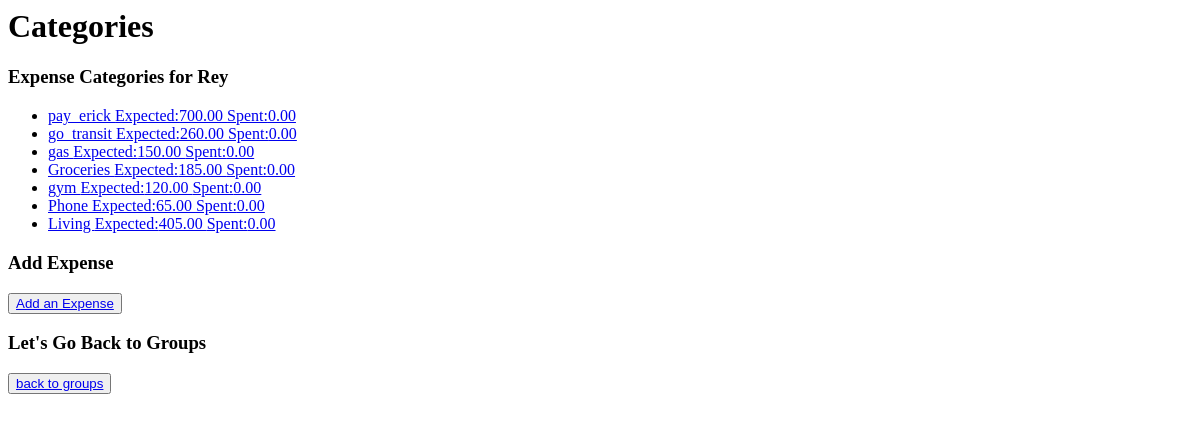
Before: /categories/1/ with the older database file.
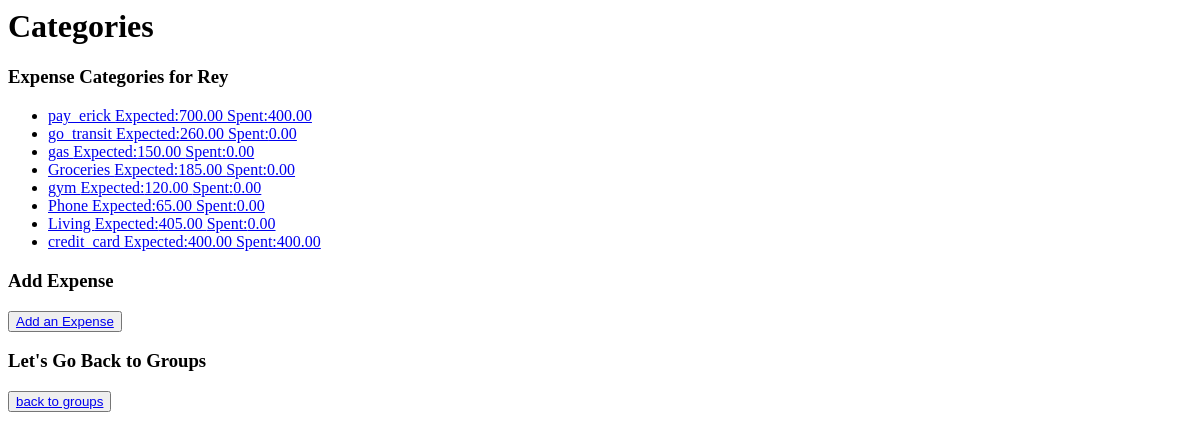
After: the same page with the newer database file.
### categories/models.py (models this page shows, shortened)
class Category(models.Model):
    category_person = models.ForeignKey(People, on_delete=models.CASCADE)
    category_name = models.CharField(max_length=200,unique=True)
    category_expected = models.DecimalField(max_digits=8,decimal_places=2)
    category_spent = models.DecimalField(max_digits=8,decimal_places=2,default=0)
    category_date = models.DateField(default=datetime.datetime.now)

### categories/views.py (the view)
# urls.py: path("<int:person_id>/",views.index, name='person_category_index'),
def index(request,person_id):
    person = get_object_or_404(People, id=person_id)
    if len(person.category_set.all())>=1:
        categories= get_list_or_404(Category,category_person=person)
    else:
        categories = []
    context = {
        'person':person,
        'categories':categories
    }
    return render(request, "categories/index.html" ,context)

### categories/templates/categories/index.html
<h1>Categories</h1>
<h3>Expense Categories for {{person.person_name}}</h3>
{% if categories|length > 0 %}
    <ul>
        {% for category in categories %}
            <li><a href="{% url 'categories:edit_category' person_id=person.id category_id=category.id %}" >{{category.category_name}} Expected:{{category.category_expected}} Spent:{{category.category_spent}}</a></li>
        {% endfor %}
    </ul>
{% else %}
    <p>{{person.person_name}} has no expenses setup at this moment</p>
{% endif %}
<h3>Add Expense</h3>
<button><a href="{% url 'categories:new_category' person_id=person.id %}" >Add an Expense</a></button>
<h3>Let's Go Back to Groups</h3>
<button><a href="{% url 'groups:groups_index' %}">back to groups</a></button>

Changed rows visible on the page:
changed Category "pay_erick": category_spent "0.00" → "400.00"
added Category: category_name "credit_card", category_expected "400.00", category_spent "400.00"
